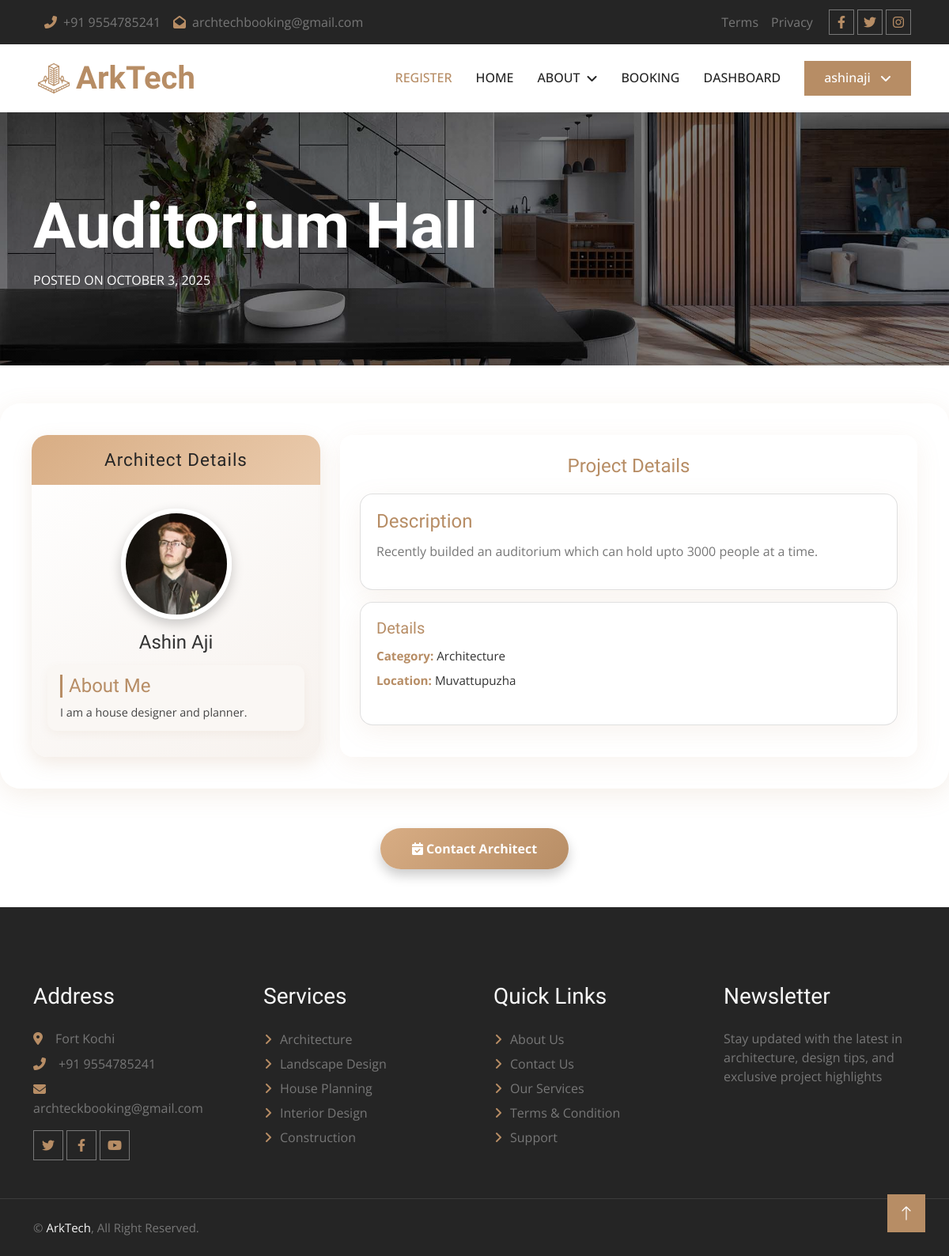
/Guest/architect_view.php?id=1 (signed in), run on the app's committed database.
### tables this page shows
CREATE TABLE IF NOT EXISTS `tbl_previous_works` (
  `prev_work_id` int NOT NULL AUTO_INCREMENT,
  `architect_id` int NOT NULL,
  `title` varchar(1000) NOT NULL,
  `descriptions` varchar(10000) NOT NULL,
  `category_id` int NOT NULL,
  `project_location` varchar(500) NOT NULL,
  `image1` varchar(500) NOT NULL,
  `image2` varchar(500) NOT NULL,
  `image3` varchar(500) NOT NULL,
  `created_at` date NOT NULL,
  PRIMARY KEY (`prev_work_id`)
);

CREATE TABLE IF NOT EXISTS `tbl_architects` (
  `cust_id` int NOT NULL,
  `architect_id` int NOT NULL AUTO_INCREMENT,
  `arch_name` varchar(50) NOT NULL,
  `about` mediumtext NOT NULL,
  `profiles` varchar(500) NOT NULL,
  `email` varchar(50) NOT NULL,
  `phone` bigint NOT NULL,
  `username` varchar(20) NOT NULL,
  `passwords` varchar(50) NOT NULL,
  `certificate_of_licensce` varchar(200) NOT NULL,
  `arch_locations` varchar(500) NOT NULL,
  `status` varchar(20) NOT NULL,
  `plan_id` int NOT NULL,
  `renewaldate` date NOT NULL,
  PRIMARY KEY (`architect_id`),
  UNIQUE KEY `unique_cust_id` (`cust_id`)
);

CREATE TABLE IF NOT EXISTS `tbl_category` (
  `category_id` int NOT NULL AUTO_INCREMENT,
  `category_name` varchar(50) NOT NULL,
  PRIMARY KEY (`category_id`)
);

### dboperation.php (called while the page is built, shortened)
<?php
class dboperation
{
    public $con,$res;
    function __construct()
    {
        $this->con=mysqli_connect("localhost","root","","arktech");
    }
    public function executequery($sql)
    {
        $this->res=mysqli_query($this->con,$sql);
        return $this->res;
    }
}
?>

### Guest/architect_view.php (the view, shortened to what this page needs)
<?php
include("../dboperation.php");
include("header.php");
$obj = new dboperation();
$id = $_GET['id'];
$sql = "SELECT pw.*, c.category_name, a.arch_name, a.architect_id
        FROM tbl_previous_works pw
        LEFT JOIN tbl_category c ON pw.category_id = c.category_id
        LEFT JOIN tbl_architects a ON pw.architect_id = a.architect_id
        WHERE pw.prev_work_id = '$id'";
$res = $obj->executequery($sql);
$project = mysqli_fetch_array($res);
$arch_id = $project['architect_id'];
$sql2 = "SELECT * FROM tbl_architects WHERE architect_id = '$arch_id'";
$res2 = $obj->executequery($sql2);
$architect = mysqli_fetch_array($res2);
?>
<div class="container-fluid page-header py-5 mb-5 wow fadeIn" data-wow-delay="0.1s">
  <div class="container py-5">
    <h1 class="display-1 text-white animated slideInDown">
      <?php echo ($project['title'] ?: "Untitled Project"); ?>
    </h1>
    <nav aria-label="breadcrumb animated slideInDown">
      <ol class="breadcrumb text-uppercase mb-0">
        <li class="breadcrumb-item">
          <div class="text-white">Posted on <?php echo date('F j, Y', strtotime($project['created_at'])); ?></div>
        </li>
      </ol>
    </nav>
  </div>
</div>
<div class="view-architect-container">
  <div class="left-card">
    <div class="left-card-header">
      <h3>Architect Details</h3>
    </div>
    <div class="arch-profile">
      <img src="../uploads/<?php echo $architect['profiles'] ?: 'default.png'; ?>" alt="Architect">
      <h4><?php echo $architect['arch_name']; ?></h4>
      <ul class="arch-info">
        <div class="arch-about">
          <h4>About Me</h4>
          <p><?php echo $architect['about'] ?: "No details available."; ?></p>
        </div>
      </ul>
    </div>
  </div>
  <div class="right-card">
    <h3>Project Details</h3>
    <div class="card">
      <h4>Description</h4>
      <p><?php echo ($project['descriptions'] ?: "No description available."); ?></p>
    </div>
    <div class="card">
      <h5>Details</h5>
      <ul class="details-list">
        <li><strong>Category:</strong> <?php echo ($project['category_name'] ?: "N/A"); ?></li>
        <li><strong>Location:</strong> <?php echo ($project['project_location'] ?: "N/A"); ?></li>
      </ul>
    </div>
  </div>
</div>
  <form id="bookForm" action="contact_architect.php" method="get" class="text-center">
    <button type="button" class="book-btn" id="bookBtn">
      <i class="fas fa-calendar-check"></i> Contact Architect
    </button>
  </form>
<link rel="stylesheet" href="https://cdnjs.cloudflare.com/ajax/libs/font-awesome/6.4.0/css/all.min.css">
<?php include("footer.php"); ?>

### Guest/css/style.css (style rules this page uses)
:root { --primary: #B78D65; --light: #F8F8F8; --dark: #252525; }
h1, h2, .h1, .h2, .fw-bold { font-weight: 600 !important; }
h3, h4, .h3, .h4, .fw-medium { font-weight: 500 !important; }
h5, h6, .h5, .h6, .fw-normal { font-weight: 400 !important; }
.page-header { background: linear-gradient(rgba(0, 0, 0, .5), rgba(0, 0, 0, .5)), url(../img/carousel-1.jpg) center center no-repeat; background-size: cover; }

### Guest/architect_view.php (style rules this page uses)
.view-architect-container { max-width: 1200px; margin: 0 auto 50px auto; display: grid; grid-template-columns: 1fr 2fr; gap: 25px; background: rgba(255,255,255,0.98); border-radius: 26px; box-shadow: 0 8px 32px rgba(183,141,101, 0.14); padding: 40px; }
.left-card { background: linear-gradient(145deg, #ffffff, #f7f2ee); border-radius: 20px; box-shadow: 0 8px 24px rgba(183,141,101,0.18); padding: 0; overflow: hidden; transition: transform 0.3s ease, box-shadow 0.3s ease; }
.left-card-header { background: linear-gradient(135deg, #d8ad84, #eacbadff); padding: 18px; text-align: center; color: #fff; }
.left-card-header h3 { margin: 0; font-size: 1.4rem; font-weight: 800; letter-spacing: 1px; }
.arch-profile { padding: 30px 20px; text-align: center; }
.arch-profile img { width: 140px; height: 140px; object-fit: cover; border-radius: 50%; margin-bottom: 15px; border: 6px solid #fff; box-shadow: 0 6px 16px rgba(0,0,0,0.2); transition: transform 0.3s ease; }
.arch-profile h4 { color: #333; margin-bottom: 12px; font-weight: 700; }
.arch-info { list-style: none; padding: 0; margin: 0; }
.right-card { background: rgba(255,255,255,0.97); border-radius: 16px; box-shadow: 0 8px 32px rgba(183,141,101,0.1); padding: 25px; }
.right-card h3 { color: #B78D65; font-weight: 800; margin-bottom: 20px; font-size: 1.5rem; text-align: center; }
.card { background: rgba(255,255,255,0.97); border-radius: 16px; box-shadow: 0 8px 32px rgba(183,141,101,0.1); padding: 20px; margin-bottom: 15px; }
.card h4, .card h5 { color: #B78D65; font-weight: 700; margin-bottom: 12px; }
.details-list { list-style: none; padding: 0; }
.details-list li { margin-bottom: 8px; font-size: 0.95rem; color: #333; }
.details-list li strong { color: #B78D65; }
.book-btn { display: block; margin: 35px auto 0 auto; padding: 14px 40px; font-size: 1rem; font-weight: 700; color: #fff; background: linear-gradient(135deg, #d8ad84ff 0%, #B78D65 100%); border: none; border-radius: 50px; cursor: pointer; text-decoration: none; transition: all 0.3s ease; box-shadow: 0 8px 15px rgba(0, 0, 0, 0.2); position: relative; overflow: hidden; }
.book-btn::after { content: ""; position: absolute; top: 0; left: -75%; width: 50%; height: 100%; background: rgba(255,255,255,0.2); transform: skewX(-25deg); transition: all 0.5s ease; }
.arch-about { margin-top: 15px; background: #faf7f4; border-radius: 12px; padding: 12px 16px; box-shadow: 0 4px 12px rgba(183,141,101,0.08); text-align: left; }
.arch-about h4 { margin: 0 0 8px 0; font-size: 1.5rem; color: #b78d65; font-weight: 700; border-left: 3px solid #b78d65; padding-left: 8px; }
.arch-about p { margin: 0; font-size: 0.9rem; color: #444; line-height: 1.5; }

### data on the page
tbl_previous_works: title "Auditorium Hall", created_at "OCTOBER 3, 2025", descriptions "Recently builded an auditorium which can hold upto 3000 people at a time.", category.category_name "Architecture", project_location "Muvattupuzha"
tbl_architects: profiles (picture), arch_name "Ashin Aji", about "I am a house designer and planner."

### other printed values
$_SESSION['username'] "ashinaji"
